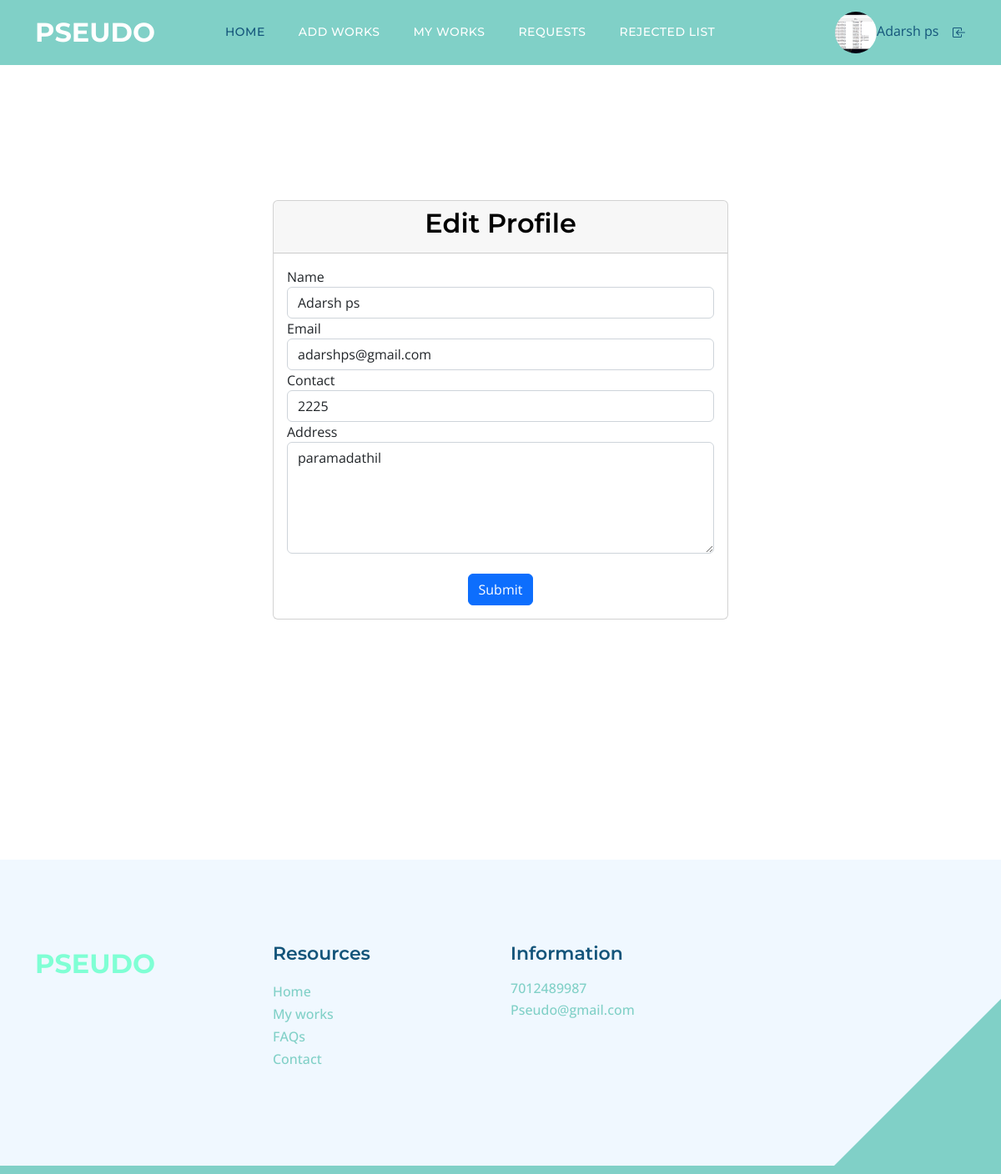
The app's page /client/Edit_profile.php (signed in) with its own data.
### tables this page shows
CREATE TABLE `tbl_client` (
  `client_id` int(11) NOT NULL,
  `client_name` varchar(50) NOT NULL,
  `client_email` varchar(50) NOT NULL,
  `place_id` int(11) NOT NULL,
  `client_address` varchar(100) NOT NULL,
  `client_photo` varchar(50) NOT NULL,
  `client_proof` varchar(50) NOT NULL,
  `client_password` varchar(50) NOT NULL,
  `client_dob` varchar(50) NOT NULL,
  `client_contact` varchar(50) NOT NULL,
  `client_status` int(11) NOT NULL,
  `client_gender` varchar(50) NOT NULL
);

### client/Edit_profile.php (the view, shortened to what this page needs)
<?php
include('Header.php');
?>
<!DOCTYPE html PUBLIC "-//W3C//DTD XHTML 1.0 Transitional//EN" "http://www.w3.org/TR/xhtml1/DTD/xhtml1-transitional.dtd">
<html xmlns="http://www.w3.org/1999/xhtml">
<head>
</head>
<body>
<div class="container mt-5">
    <div class="row justify-content-center">
        <div class="col-md-6">
            <div class="card">
                <div class="card-header text-center">
                    <h3>Edit Profile</h3>
                </div>
                <div class="card-body">
                    <?php
                    $selqry = "SELECT * FROM tbl_client WHERE client_id=" . $_SESSION['cid'];
                    $client = $con->query($selqry);
                    $data = $client->fetch_assoc();
                    ?>
                    <form id="form1" name="form1" method="post" action="">
                        <div class="form-group">
                            <label for="txt_name">Name</label>
                            <input type="text" name="txt_name" value="<?php echo $data['client_name']; ?>" id="txt_name" class="form-control" />
                        </div>
                        <div class="form-group">
                            <label for="txt_email">Email</label>
                            <input type="email" name="txt_email" value="<?php echo $data['client_email']; ?>" id="txt_email" class="form-control" />
                        </div>
                        <div class="form-group">
                            <label for="txt_contact">Contact</label>
                            <input type="text" name="txt_contact" value="<?php echo $data['client_contact']; ?>" id="txt_contact" class="form-control" />
                        </div>
                        <div class="form-group">
                            <label for="txt_address">Address</label>
                            <textarea name="txt_address" id="txt_address" cols="45" rows="5" class="form-control"><?php echo $data['client_address']; ?></textarea>
                        </div>
                        <br>
                        <div class="text-center">
                            <button type="submit" name="btn_submit" id="btn_submit" class="btn btn-primary">Submit</button>
                        </div>
                    </form>
                </div>
            </div>
        </div>
    </div>
</div>
</body>
<?php
include('Footer.php');
?>
</html>

### Asset/Templates/Main/css/templatemo-topic-listing.css (style rules this page uses)
:root { --white-color: #ffffff; --primary-color: #13547a; --secondary-color: #80d0c7; --section-bg-color: #f0f8ff; --custom-btn-bg-color: #80d0c7; --custom-btn-bg-hover-color: #13547a; --dark-color: #000000; --p-color: #717275; --border-color: #7fffd4; --link-hover-color: #13547a; --body-font-family: 'Open Sans', sans-serif; --title-font-family: 'Montserrat', sans-serif; --h1-font-size: 58px; --h2-font-size: 46px; --h3-font-size: 32px; --h4-font-size: 28px; --h5-font-size: 24px; --h6-font-size: 22px; --p-font-size: 20px; --menu-font-size: 14px; --btn-font-size: 18px; --copyright-font-size: 16px; --border-radius-large: 100px; --border-radius-medium: 20px; --border-radius-small: 10px; --font-weight-normal: 400; --font-weight-medium: 500; --font-weight-semibold: 600; --font-weight-bold: 700; }
body { background-color: var(--white-color); font-family: var(--body-font-family); }
h2, h3, h4, h5, h6 { color: var(--dark-color); }
h1, h2, h3, h4, h5, h6 { font-family: var(--title-font-family); font-weight: var(--font-weight-semibold); }
h3 { font-size: var(--h3-font-size); }
a, button { touch-action: manipulation; transition: all 0.3s; }

### records on screen
tbl_client: txt_name "Adarsh ps", txt_email "adarshps@gmail.com", txt_contact "2225", txt_address "paramadathil"

### other values on screen
$_SESSION['cName'] "Adarsh ps"
